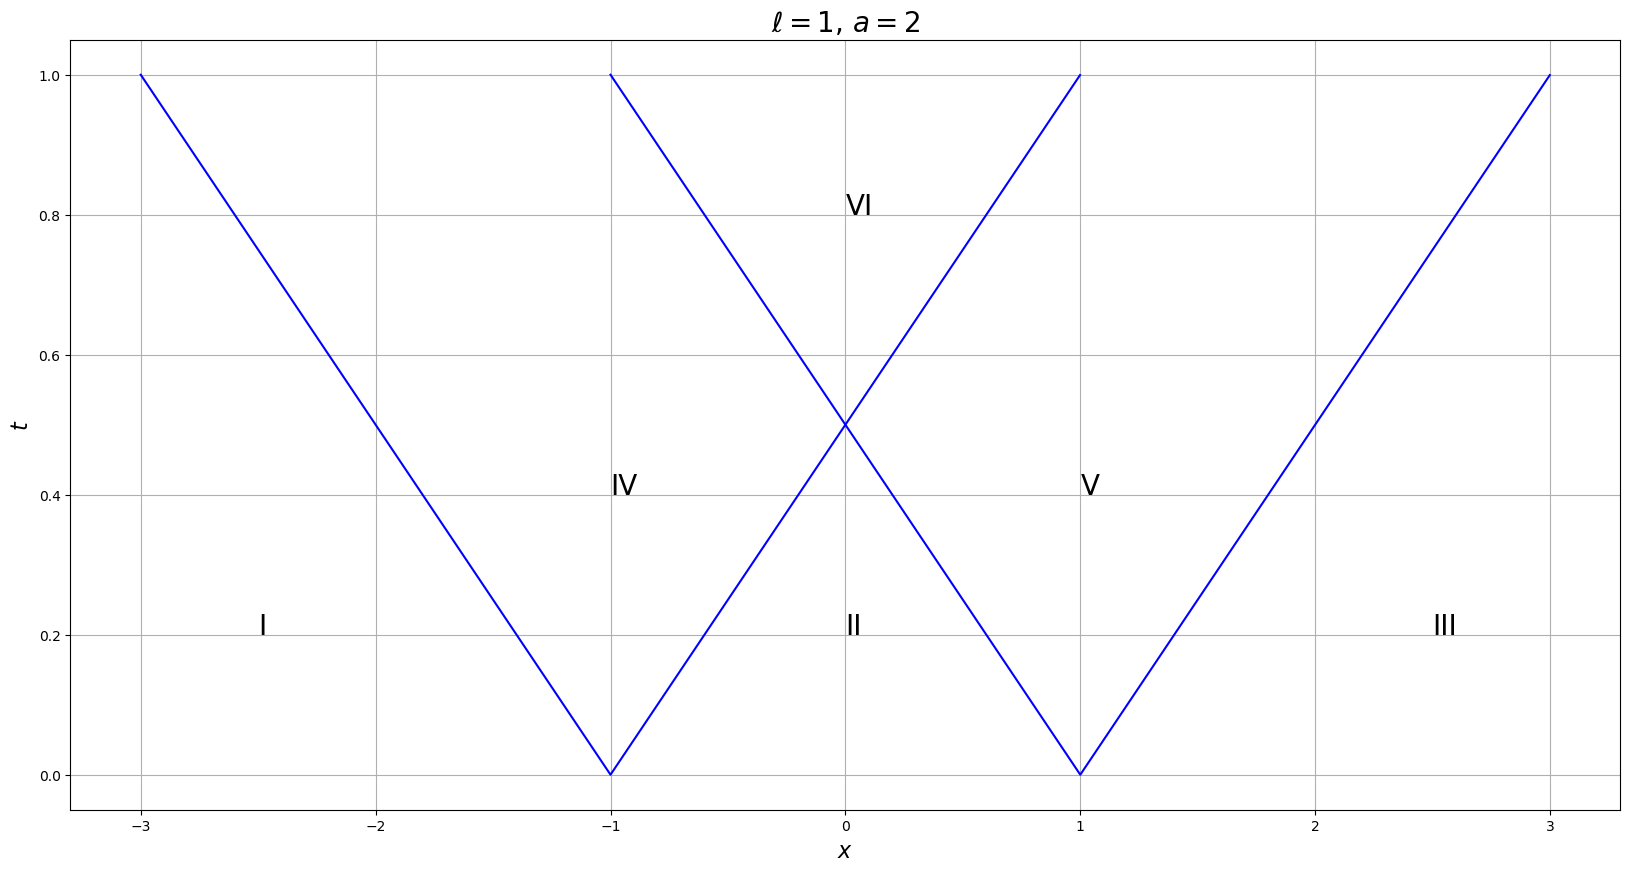

The Python source for this figure:
#!/usr/bin/env python
import matplotlib.pyplot as plt
import numpy as np


ell, a = 1, 2

x_0_1 = np.arange(-ell, 3*ell, 1e-3)
x_0_2 = np.arange(-3*ell, ell, 1e-3)

plt.figure(figsize=(20,10))
plt.plot(x_0_1, np.abs((x_0_1 - ell) / a), 'b-')
plt.plot(x_0_2, np.abs((x_0_2 + ell) / a), 'b-')
plt.title(f'$\\ell={ell}$, $a={a}$', fontsize=20)
plt.xlabel('$x$', fontsize=16)
plt.ylabel('$t$', fontsize=16)
plt.text(-2.5*ell,.4*ell/a, 'I', fontsize=20)
plt.text(0,.4*ell/a, 'II', fontsize=20)
plt.text(2.5*ell,.4*ell/a, 'III', fontsize=20)
plt.text(-ell,.8*ell/a, 'IV', fontsize=20)
plt.text(ell,.8*ell/a, 'V', fontsize=20)
plt.text(0,1.6*ell/a, 'VI', fontsize=20)
plt.grid(True)
plt.savefig('6.3.2.png', bbox_inches='tight')
